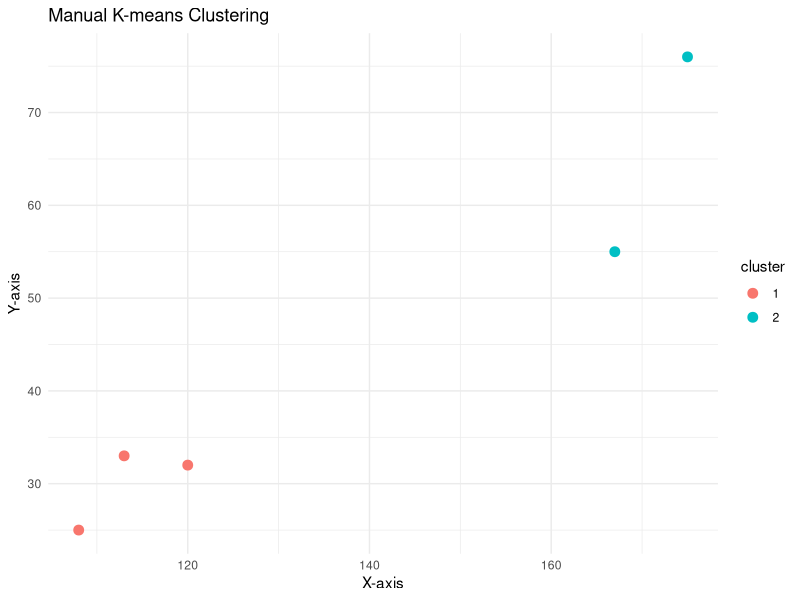

Write the R code that produced this figure.
library(ggplot2)

data <- read.csv("clustering_data.csv")

euclid_d <- function(a, b) {
  sqrt(sum((a - b)^2))
}

kmeans <- function(data, k, max_iter = 100) {
  set.seed(123)
  centroids <- data[sample(1:nrow(data), k), ]
  clusters <- rep(0, nrow(data))
  old_centroids <- centroids
  iter <- 0
  
  while (TRUE) {
    iter <- iter + 1
    
    for (i in 1:nrow(data)) {
      distances <- apply(centroids, 1, euclid_d, b = data[i, ])
      clusters[i] <- which.min(distances)
    }
    
    for (j in 1:k) {
      centroids[j, ] <- colMeans(data[clusters == j, ])
    }
    
    cat("Iteration:", iter, "\n")
    print(centroids)
    
    if (all(old_centroids == centroids) || iter >= max_iter) {
      break
    }
    
    old_centroids <- centroids
  }
  
  return(list(clusters = clusters, centroids = centroids))
}

kmeans_result <- kmeans(data, k = 2)

data$cluster <- as.factor(kmeans_result$clusters)

ggplot(data, aes(x = x, y = y, color = cluster)) +
  geom_point(size = 3) +
  labs(title = "Manual K-means Clustering", x = "X-axis", y = "Y-axis") +
  theme_minimal()


